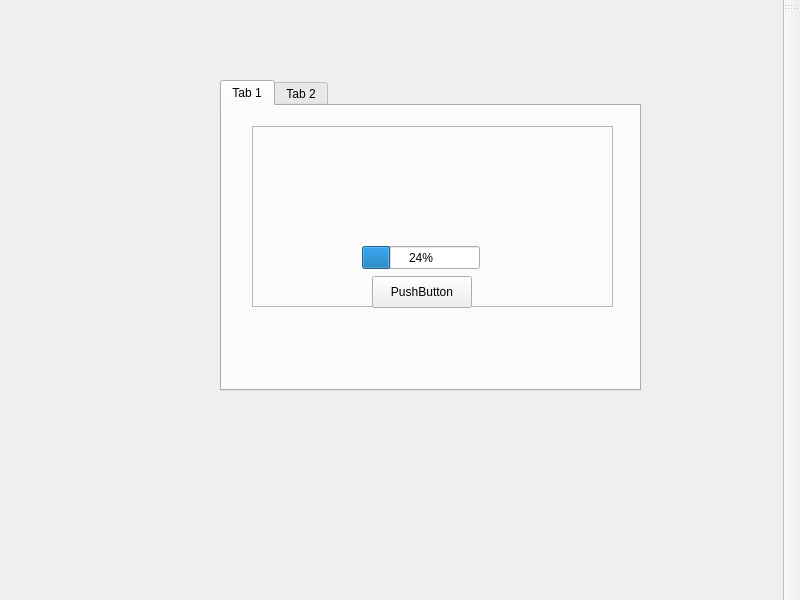
<?xml version="1.0" encoding="UTF-8"?>
<ui version="4.0">
 <class>MainWindow</class>
 <widget class="QMainWindow" name="MainWindow">
  <property name="geometry">
   <rect>
    <x>0</x>
    <y>0</y>
    <width>800</width>
    <height>600</height>
   </rect>
  </property>
  <property name="windowTitle">
   <string>MainWindow</string>
  </property>
  <widget class="QWidget" name="centralwidget">
   <widget class="QWidget" name="horizontalLayoutWidget">
    <property name="geometry">
     <rect>
      <x>220</x>
      <y>80</y>
      <width>421</width>
      <height>311</height>
     </rect>
    </property>
    <layout class="QHBoxLayout" name="horizontalLayout">
     <item>
      <widget class="QTabWidget" name="tabWidget">
       <property name="currentIndex">
        <number>0</number>
       </property>
       <widget class="QWidget" name="tab">
        <attribute name="title">
         <string>Tab 1</string>
        </attribute>
        <widget class="QFrame" name="frame_2">
         <property name="geometry">
          <rect>
           <x>30</x>
           <y>20</y>
           <width>361</width>
           <height>181</height>
          </rect>
         </property>
         <property name="frameShape">
          <enum>QFrame::Shape::StyledPanel</enum>
         </property>
         <property name="frameShadow">
          <enum>QFrame::Shadow::Raised</enum>
         </property>
        </widget>
        <widget class="QPushButton" name="pushButton">
         <property name="geometry">
          <rect>
           <x>150</x>
           <y>170</y>
           <width>100</width>
           <height>32</height>
          </rect>
         </property>
         <property name="text">
          <string>PushButton</string>
         </property>
        </widget>
        <widget class="QProgressBar" name="progressBar">
         <property name="geometry">
          <rect>
           <x>140</x>
           <y>140</y>
           <width>118</width>
           <height>23</height>
          </rect>
         </property>
         <property name="value">
          <number>24</number>
         </property>
        </widget>
        <widget class="QWidget" name="verticalLayoutWidget">
         <property name="geometry">
          <rect>
           <x>0</x>
           <y>0</y>
           <width>421</width>
           <height>291</height>
          </rect>
         </property>
         <layout class="QVBoxLayout" name="verticalLayout"/>
        </widget>
       </widget>
       <widget class="QWidget" name="tab_2">
        <attribute name="title">
         <string>Tab 2</string>
        </attribute>
        <widget class="QFrame" name="frame">
         <property name="geometry">
          <rect>
           <x>40</x>
           <y>20</y>
           <width>211</width>
           <height>111</height>
          </rect>
         </property>
         <property name="frameShape">
          <enum>QFrame::Shape::StyledPanel</enum>
         </property>
         <property name="frameShadow">
          <enum>QFrame::Shadow::Raised</enum>
         </property>
        </widget>
       </widget>
      </widget>
     </item>
    </layout>
   </widget>
  </widget>
  <widget class="QMenuBar" name="menubar">
   <property name="geometry">
    <rect>
     <x>0</x>
     <y>0</y>
     <width>800</width>
     <height>36</height>
    </rect>
   </property>
  </widget>
  <widget class="QToolBar" name="toolBar">
   <property name="windowTitle">
    <string>toolBar</string>
   </property>
   <attribute name="toolBarArea">
    <enum>RightToolBarArea</enum>
   </attribute>
   <attribute name="toolBarBreak">
    <bool>false</bool>
   </attribute>
  </widget>
 </widget>
 <resources/>
 <connections/>
</ui>
